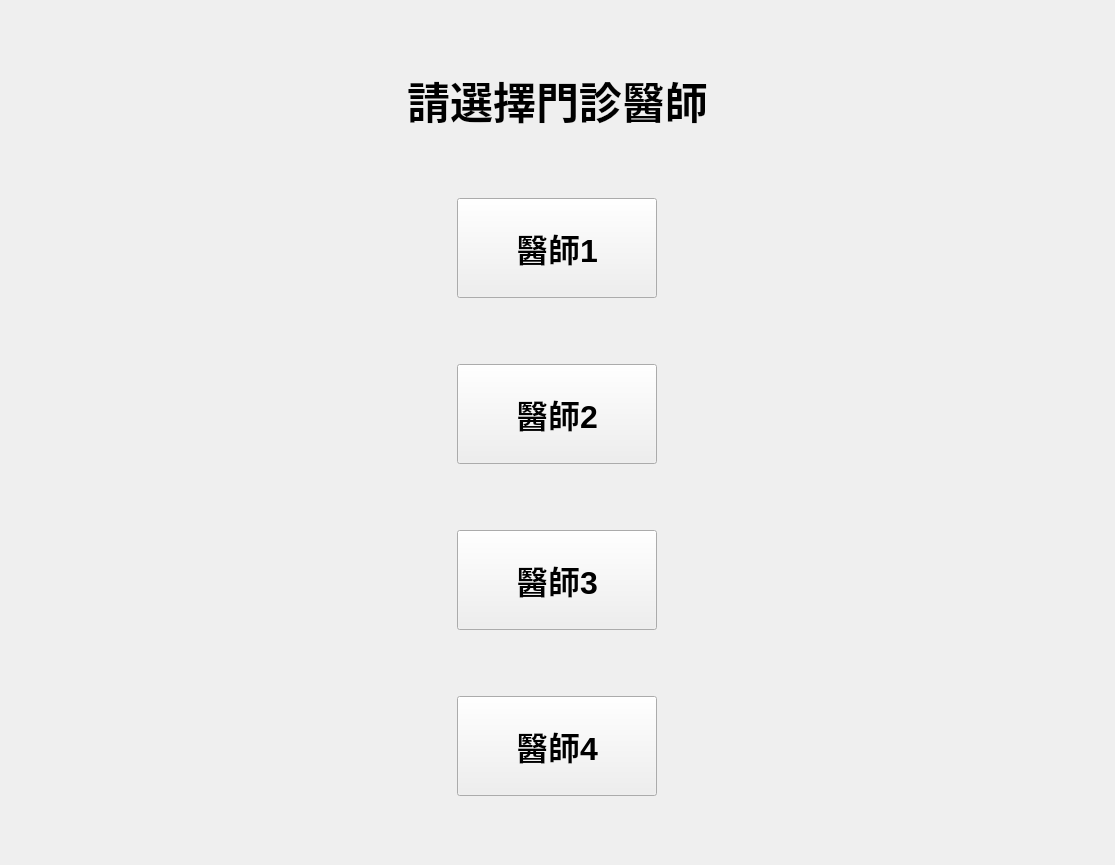
<?xml version="1.0" encoding="UTF-8"?>
<ui version="4.0">
 <class>WindowChooseDoctor</class>
 <widget class="QMainWindow" name="WindowChooseDoctor">
  <property name="geometry">
   <rect>
    <x>0</x>
    <y>0</y>
    <width>1115</width>
    <height>865</height>
   </rect>
  </property>
  <property name="windowTitle">
   <string>主畫面</string>
  </property>
  <widget class="QWidget" name="centralwidget">
   <layout class="QGridLayout" name="gridLayout">
    <item row="9" column="0">
     <spacer name="horizontalSpacer_5">
      <property name="orientation">
       <enum>Qt::Horizontal</enum>
      </property>
      <property name="sizeHint" stdset="0">
       <size>
        <width>40</width>
        <height>20</height>
       </size>
      </property>
     </spacer>
    </item>
    <item row="9" column="2">
     <spacer name="horizontalSpacer_6">
      <property name="orientation">
       <enum>Qt::Horizontal</enum>
      </property>
      <property name="sizeHint" stdset="0">
       <size>
        <width>40</width>
        <height>20</height>
       </size>
      </property>
     </spacer>
    </item>
    <item row="8" column="1">
     <spacer name="verticalSpacer_4">
      <property name="orientation">
       <enum>Qt::Vertical</enum>
      </property>
      <property name="sizeHint" stdset="0">
       <size>
        <width>20</width>
        <height>40</height>
       </size>
      </property>
     </spacer>
    </item>
    <item row="14" column="1">
     <spacer name="verticalSpacer_2">
      <property name="orientation">
       <enum>Qt::Vertical</enum>
      </property>
      <property name="sizeHint" stdset="0">
       <size>
        <width>20</width>
        <height>40</height>
       </size>
      </property>
     </spacer>
    </item>
    <item row="2" column="1">
     <spacer name="verticalSpacer">
      <property name="orientation">
       <enum>Qt::Vertical</enum>
      </property>
      <property name="sizeHint" stdset="0">
       <size>
        <width>20</width>
        <height>40</height>
       </size>
      </property>
     </spacer>
    </item>
    <item row="6" column="0">
     <spacer name="horizontalSpacer_3">
      <property name="orientation">
       <enum>Qt::Horizontal</enum>
      </property>
      <property name="sizeHint" stdset="0">
       <size>
        <width>40</width>
        <height>20</height>
       </size>
      </property>
     </spacer>
    </item>
    <item row="0" column="1">
     <spacer name="verticalSpacer_6">
      <property name="orientation">
       <enum>Qt::Vertical</enum>
      </property>
      <property name="sizeHint" stdset="0">
       <size>
        <width>20</width>
        <height>40</height>
       </size>
      </property>
     </spacer>
    </item>
    <item row="1" column="1">
     <widget class="QLabel" name="label_message">
      <property name="font">
       <font>
        <pointsize>32</pointsize>
        <weight>75</weight>
        <bold>true</bold>
       </font>
      </property>
      <property name="text">
       <string>請選擇門診醫師</string>
      </property>
      <property name="alignment">
       <set>Qt::AlignCenter</set>
      </property>
     </widget>
    </item>
    <item row="6" column="2">
     <spacer name="horizontalSpacer_4">
      <property name="orientation">
       <enum>Qt::Horizontal</enum>
      </property>
      <property name="sizeHint" stdset="0">
       <size>
        <width>40</width>
        <height>20</height>
       </size>
      </property>
     </spacer>
    </item>
    <item row="5" column="1">
     <spacer name="verticalSpacer_3">
      <property name="orientation">
       <enum>Qt::Vertical</enum>
      </property>
      <property name="sizeHint" stdset="0">
       <size>
        <width>20</width>
        <height>40</height>
       </size>
      </property>
     </spacer>
    </item>
    <item row="11" column="1">
     <spacer name="verticalSpacer_5">
      <property name="orientation">
       <enum>Qt::Vertical</enum>
      </property>
      <property name="sizeHint" stdset="0">
       <size>
        <width>20</width>
        <height>40</height>
       </size>
      </property>
     </spacer>
    </item>
    <item row="6" column="1">
     <layout class="QHBoxLayout" name="horizontalLayout_2">
      <item>
       <widget class="QToolButton" name="toolButton_doctor2">
        <property name="minimumSize">
         <size>
          <width>200</width>
          <height>100</height>
         </size>
        </property>
        <property name="font">
         <font>
          <pointsize>24</pointsize>
          <weight>75</weight>
          <bold>true</bold>
         </font>
        </property>
        <property name="text">
         <string>醫師2</string>
        </property>
       </widget>
      </item>
     </layout>
    </item>
    <item row="9" column="1">
     <layout class="QHBoxLayout" name="horizontalLayout_3">
      <item>
       <widget class="QToolButton" name="toolButton_doctor3">
        <property name="minimumSize">
         <size>
          <width>200</width>
          <height>100</height>
         </size>
        </property>
        <property name="font">
         <font>
          <pointsize>24</pointsize>
          <weight>75</weight>
          <bold>true</bold>
         </font>
        </property>
        <property name="text">
         <string>醫師3</string>
        </property>
       </widget>
      </item>
     </layout>
    </item>
    <item row="3" column="1">
     <layout class="QHBoxLayout" name="horizontalLayout">
      <item>
       <widget class="QToolButton" name="toolButton_doctor1">
        <property name="minimumSize">
         <size>
          <width>200</width>
          <height>100</height>
         </size>
        </property>
        <property name="font">
         <font>
          <pointsize>24</pointsize>
          <weight>75</weight>
          <bold>true</bold>
         </font>
        </property>
        <property name="text">
         <string>醫師1</string>
        </property>
       </widget>
      </item>
     </layout>
    </item>
    <item row="12" column="1">
     <layout class="QHBoxLayout" name="horizontalLayout_4">
      <item>
       <widget class="QToolButton" name="toolButton_doctor4">
        <property name="minimumSize">
         <size>
          <width>200</width>
          <height>100</height>
         </size>
        </property>
        <property name="font">
         <font>
          <pointsize>24</pointsize>
          <weight>75</weight>
          <bold>true</bold>
         </font>
        </property>
        <property name="text">
         <string>醫師4</string>
        </property>
       </widget>
      </item>
     </layout>
    </item>
    <item row="12" column="0">
     <spacer name="horizontalSpacer_7">
      <property name="orientation">
       <enum>Qt::Horizontal</enum>
      </property>
      <property name="sizeHint" stdset="0">
       <size>
        <width>40</width>
        <height>20</height>
       </size>
      </property>
     </spacer>
    </item>
    <item row="12" column="2">
     <spacer name="horizontalSpacer_8">
      <property name="orientation">
       <enum>Qt::Horizontal</enum>
      </property>
      <property name="sizeHint" stdset="0">
       <size>
        <width>40</width>
        <height>20</height>
       </size>
      </property>
     </spacer>
    </item>
    <item row="3" column="2">
     <spacer name="horizontalSpacer_2">
      <property name="orientation">
       <enum>Qt::Horizontal</enum>
      </property>
      <property name="sizeHint" stdset="0">
       <size>
        <width>40</width>
        <height>20</height>
       </size>
      </property>
     </spacer>
    </item>
    <item row="3" column="0">
     <spacer name="horizontalSpacer">
      <property name="orientation">
       <enum>Qt::Horizontal</enum>
      </property>
      <property name="sizeHint" stdset="0">
       <size>
        <width>40</width>
        <height>20</height>
       </size>
      </property>
     </spacer>
    </item>
   </layout>
  </widget>
 </widget>
 <resources/>
 <connections/>
</ui>
